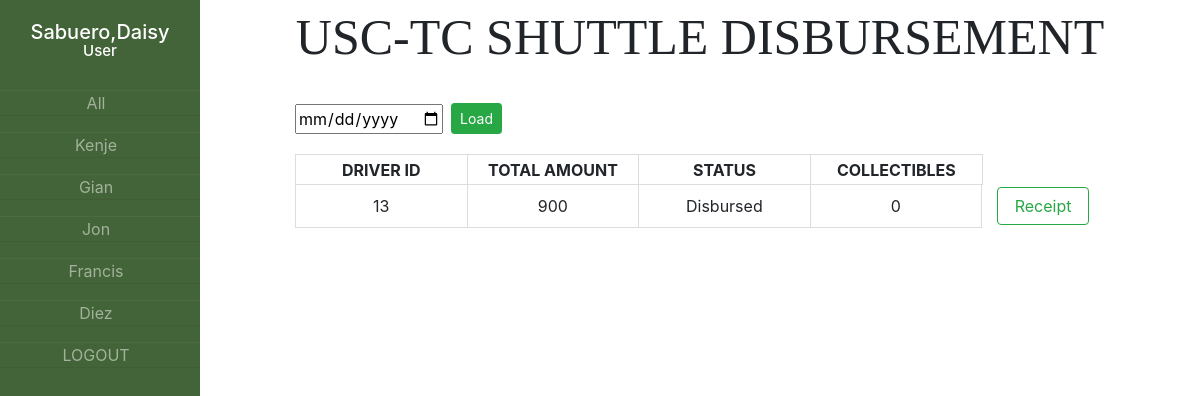
The app's page /dashboard.php?searchdate=2020-02-4 (signed in) with its own data.
### tables this page shows
CREATE TABLE `DriverInformation` (
  `uid` int(10) NOT NULL,
  `Driver_ID` varchar(256) NOT NULL,
  `Date` date NOT NULL,
  `Driver_Name` varchar(256) NOT NULL,
  `Driver_Status` varchar(256) NOT NULL DEFAULT 'Not Disbursed',
  `Total_Amount` int(10) NOT NULL,
  `Collectibles` int(10) NOT NULL
);

### dashboard.php (the view, shortened to what this page needs)
<?php
    $selected_date = date('Y-m-j');
    if (!isset($_GET['date']) ) {
        $selected_date = $_GET['searchdate'];
    }
    else{
        header("Refresh:0; url=index.php");
    }
?>
<!doctype html>
<html lang="en">
<head>
    <link rel="stylesheet" href="css/bootstrap.min.css">
    <link rel="stylesheet" href="css/dashboard.css">
</head>
<body>
<div class="wrapper">
    <div class="sidebar">
        <?php
            echo "<h1>";
            echo $_SESSION['S_lastname'].",".$_SESSION['S_firstname'];
            echo "</h1>";
            echo "<h2>";
            echo $_SESSION['S_UserType'];
            echo "</h2>";
        ?>
        <ul>
            <li><a href="dashboard.php?searchdate=<?php echo date('Y-m-j');?>">All</a></li>
            <?php
                $servername = "localhost";
                $username = "root";
                $password = "";
                $dbname = "ourserver";
                $conn = new mysqli($servername, $username, $password, $dbname);
                $sql = "SELECT * FROM DriverInformation";
                $result = $conn->query($sql);
                if ($result->num_rows > 0) {
                    $names = array();
                    while($row = $result->fetch_assoc()) {
                        if(!in_array($row["Driver_Name"],$names)){
                            echo '<li><a href="driver.php?driver='.$row["Driver_Name"].'&id='.$row["Driver_ID"].'">' .$row["Driver_Name"]. '</a></li>';
                        }
                        array_push($names, $row["Driver_Name"]);
                    }
                }
                else {
                    echo "No record";
                }
                echo '<li><a href="logout.php">LOGOUT</a></li>';
            ?>
        </ul>
    </div>
    <div class="main">
        <div class="title">USC-TC SHUTTLE DISBURSEMENT</div>
        <div class='outeroutertable'>
            <div class='toparea'>
                <div class="date">
                    <form action="dashboard.php" type="GET">
                        <input type="date" placeholder="yyyy-mm-dd" name="searchdate" value="<?php echo $selected_date;?>">
                </div>
                <div class="buttonn">
                    <button type="submit" class="btn btn-success btn-sm">Load</button>
            </div>
        </div>
        <?php
            $sql = "SELECT * FROM DriverInformation WHERE Date='$selected_date' ORDER BY Driver_ID DESC";
            $result = $conn->query($sql);
            if ($result->num_rows > 0) {
                echo "<div class='fakeoutertable'><table>
                        <tr>
                            <th>DRIVER ID</th>
                            <th>TOTAL AMOUNT</th>
                            <th>STATUS</th>
                            <th>COLLECTIBLES</th>
                            <th></th>
                    </tr>
                    </table></div>
                    <div class='outertable'>
                    <table>";
                while($row = $result->fetch_assoc()) {
                    echo "<tr><td>" .$row["Driver_ID"] ."</td>";
                    echo "<td>" .$row["Total_Amount"] ."</td>";
                    echo "<td>" .$row["Driver_Status"] ."</td>";
                    echo "<td>" .$row["Collectibles"] ."</td>";
                    if($row["Driver_Status"]=='Not Disbursed'){
                        echo '<td><button type="button" class="btn btn-success" data-toggle="modal" data-target="#ReceiptModal" data-date="'.$row["Date"].'" data-did="'.$row["Driver_ID"].'">Disburse</button></td></tr>';
                        echo '<div class="modal fade" id="ReceiptModal" tabindex="-1" role="dialog" aria-labelledby="exampleModalLabel" aria-hidden="true">
                        <div class="modal-dialog modal-dialog-centered" role="document">
                            <div class="modal-content">
                            <div class="modal-header">
                                <h5 class="modal-title" id="exampleModalLabel">Confirm Password</h5>
                                <button type="button" class="close" data-dismiss="modal" aria-label="Close">
                                <span aria-hidden="true">&times;</span>
                                </button>
                            </div>
                            <div class="modal-body">
                                <form name="passvalues" action="verifydisburse.php" method="POST">
                                    <input class="form-control" type="password" placeholder="Password" name="confirmpw" required="required">
                            </div>
                            <div class="modal-footer">
                                <button type="button" class="btn btn-secondary" data-dismiss="modal">Close</button>
                                <input type="hidden" name="driver_id">
                                <input type="hidden" name="driver_date">
                                <input type="hidden" name="source" value="0">
                                <input type="hidden" name="account_id" value="'.$_SESSION["S_IDNum"] .'">
                                <input type="submit" class="btn btn-success" value="Confirm" id="button1">
                                </form>
                            </div>
                            </div>
                        </div>
                        </div>';
                    }
                    else{
                        echo '<td><form action="receipt.php" method="GET">
                                    <input type="hidden" name="ID" value="'.$row['Driver_ID'].'">
                                    <input type="hidden" name="Date" value="'.$row['Date'].'">
                                    <input type="submit" class="btn btn-outline-success" value=" Receipt "></input>
                                </form>
                            </td></tr>';
                    }
                }
                echo "</table></div>";
            }
            else {
                echo "<div class='NoRecord'>No record found</div>";
            }
        ?>
        </div>
    </div>
</div>
</body>
</html>

### css/dashboard.css (style rules this page uses)
td, th { width: 15%; }
.wrapper { display: flex; position: relative; }
.wrapper .sidebar { position: fixed; width: 200px; height: 100%; background-color: rgb(67, 99, 56); padding-top: 20px; }
.wrapper .sidebar h1 { text-align: center; font-size: 20px; color: white; }
.wrapper .sidebar h2 { text-align: center; margin-top: -5%; margin-bottom: 15%; font-size: 15px; color: white; }
.wrapper .sidebar ul li { text-align: center; list-style: none; margin-bottom: 10%; margin-left: -30%; border-bottom: 1px solid rgba(0,0,0,0.05); border-top: 1px solid rgba(255,255,255,0.05); }
.wrapper .sidebar ul li a { color: rgba(255, 255, 255, 0.5); }
.wrapper .main { width: 100%; height: 100vh; margin-left: 200px; }
.wrapper .outeroutertable { width: 100%; height: 80%; }
.wrapper .outertable { margin: 0 auto; width: 90%; height: 90%; overflow: auto; overflow-y: overlay; }
.wrapper .fakeoutertable { padding-right: 0px; margin: 0 auto; width: 90%; height: 30px; }
.wrapper .fakeoutertable th:last-child { padding-left: 91px; }
.wrapper table { margin: 0 auto; width: 90%; }
.wrapper td, th { border: 1px solid #dddddd; text-align: center; padding-top: 2.5px; padding-bottom: 2.5px; }
.wrapper th:last-child, td:last-child { border: none; width: 9%; padding-left: 0px; background-color: white ; }
.wrapper .main .title { text-align: center; font-family: 'Times New Roman', Times, serif; font-size: 50px; }
.wrapper .main .date { padding-top: 4px; }
.wrapper .main .buttonn { margin-top: 3px; margin-left: 1%; }
.wrapper .main .outeroutertable .toparea { display: flex; margin: 0 auto; width: 81%; text-align: left; padding-top: 25px; padding-bottom: 20px; }

### records on screen
driverinformation: Driver_Name "Kenje"
driverinformation: Driver_Name "Gian"
driverinformation: Driver_Name "Jon"
driverinformation: Driver_Name "Francis"
driverinformation: Driver_Name "Diez"
driverinformation: Driver_ID "13", Total_Amount "900", Driver_Status "Disbursed", Collectibles "0"

### other values on screen
$_SESSION['S_lastname'] "Sabuero"
$_SESSION['S_firstname'] "Daisy"
$_SESSION['S_UserType'] "User"
